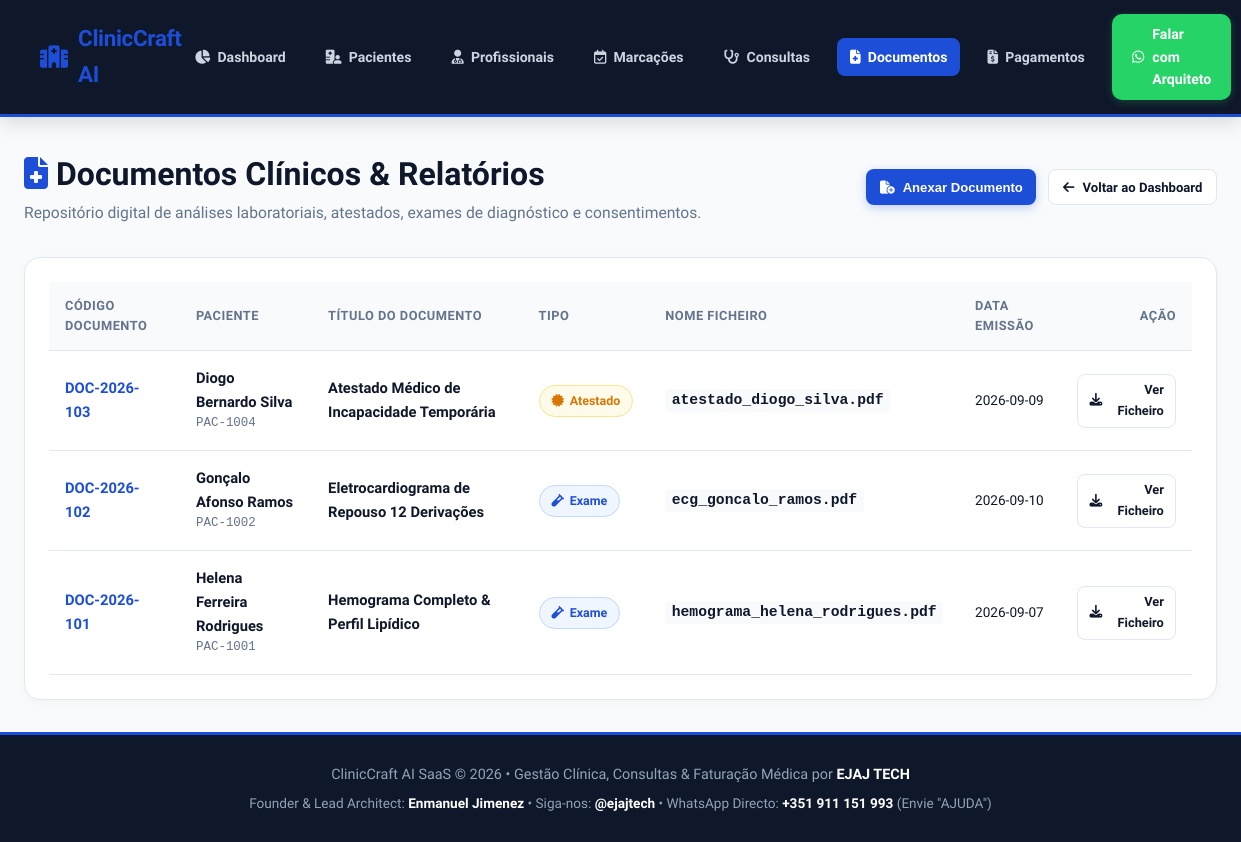
Screenshot of /documents with the database file from the repository.
### tables this page shows
CREATE TABLE documents (
        id INTEGER PRIMARY KEY AUTOINCREMENT,
        document_code TEXT NOT NULL UNIQUE,
        patient_id INTEGER NOT NULL,
        title TEXT NOT NULL,
        doc_type TEXT NOT NULL, -- Exame, Relatório, Atestado, Consentimento
        file_name TEXT NOT NULL,
        upload_date TEXT NOT NULL,
        FOREIGN KEY (patient_id) REFERENCES patients (id)
    );

CREATE TABLE patients (
        id INTEGER PRIMARY KEY AUTOINCREMENT,
        patient_code TEXT NOT NULL UNIQUE,
        name TEXT NOT NULL,
        nif TEXT NOT NULL UNIQUE,
        email TEXT NOT NULL,
        phone TEXT NOT NULL,
        birth_date TEXT NOT NULL,
        insurance TEXT NOT NULL DEFAULT 'Particular',
        blood_type TEXT NOT NULL,
        created_at TEXT NOT NULL
    );

### app.py (the view)
@app.route('/documents')
def documents_page():
    conn = get_db()
    cursor = conn.cursor()
    cursor.execute("""
    SELECT d.*, p.name as patient_name, p.patient_code
    FROM documents d
    JOIN patients p ON d.patient_id = p.id
    ORDER BY d.id DESC
    """)
    documents = [dict(r) for r in cursor.fetchall()]
    cursor.execute("SELECT id, name FROM patients ORDER BY name ASC")
    patients_list = [dict(r) for r in cursor.fetchall()]
    conn.close()
    return render_template('documents.html', documents=documents, patients_list=patients_list)

### app.py (called while the page is built)
def get_db():
    conn = sqlite3.connect(DB_PATH)
    conn.row_factory = sqlite3.Row
    return conn

### templates/documents.html (shortened to what this page needs)
{% extends 'base.html' %}
{% block content %}
<div class="page-header">
    <div>
        <h1 class="page-title"><i class="fa-solid fa-file-medical" style="color: var(--sapphire-blue);"></i> Documentos Clínicos & Relatórios</h1>
        <p class="page-subtitle">Repositório digital de análises laboratoriais, atestados, exames de diagnóstico e consentimentos.</p>
    </div>
    <div style="display: flex; gap: 0.75rem;">
        <button onclick="document.getElementById('modal-create-document').style.display='flex'" class="btn-sm btn-primary">
            <i class="fa-solid fa-file-circle-plus"></i> Anexar Documento
        </button>
        <a href="/" class="btn-sm btn-secondary">
            <i class="fa-solid fa-arrow-left"></i> Voltar ao Dashboard
        </a>
    </div>
</div>
<div class="table-card">
    {% if not documents %}
        <div style="text-align: center; padding: 3rem; color: var(--text-muted);">
            <i class="fa-regular fa-file-lines" style="font-size: 3rem; margin-bottom: 0.75rem; opacity: 0.4;"></i>
            <h3 style="font-size: 1.1rem; color: var(--text-dark);">Nenhum documento anexado</h3>
            <p style="font-size: 0.9rem; margin-top: 0.25rem;">Anexe análises ou atestados ao processo clínico do paciente.</p>
        </div>
    {% else %}
        <div style="overflow-x: auto;">
            <table class="custom-table">
                <thead>
                    <tr>
                        <th>Código Documento</th>
                        <th>Paciente</th>
                        <th>Título do Documento</th>
                        <th>Tipo</th>
                        <th>Nome Ficheiro</th>
                        <th>Data Emissão</th>
                        <th style="text-align: right;">Ação</th>
                    </tr>
                </thead>
                <tbody>
                    {% for doc in documents %}
                    <tr>
                        <td style="font-weight: 800; color: var(--sapphire-blue);">{{ doc.document_code }}</td>
                        <td>
                            <div style="font-weight: 700; color: var(--text-dark);">{{ doc.patient_name }}</div>
                            <div style="font-size: 0.78rem; font-family: monospace; color: var(--text-muted);">{{ doc.patient_code }}</div>
                        </td>
                        <td style="font-weight: 600;">{{ doc.title }}</td>
                        <td>
                            {% if doc.doc_type == 'Exame' %}
                                <span class="badge badge-done"><i class="fa-solid fa-vial"></i> Exame</span>
                            {% elif doc.doc_type == 'Atestado' %}
                                <span class="badge badge-waiting"><i class="fa-solid fa-certificate"></i> Atestado</span>
                            {% else %}
                                <span class="badge badge-confirmed"><i class="fa-solid fa-file-contract"></i> {{ doc.doc_type }}</span>
                            {% endif %}
                        </td>
                        <td><code style="background: var(--bg-light); padding: 0.2rem 0.4rem; border-radius: 4px; font-weight: 600;">{{ doc.file_name }}</code></td>
                        <td style="font-size: 0.85rem;">{{ doc.upload_date }}</td>
                        <td style="text-align: right;">
                            <a href="#" onclick="alert('📄 A visualizar ficheiro seguro: {{ doc.file_name }}'); return false;" class="btn-sm btn-secondary" style="font-size: 0.8rem; padding: 0.35rem 0.7rem;">
                                <i class="fa-solid fa-download"></i> Ver Ficheiro
                            </a>
                        </td>
                    </tr>
                    {% endfor %}
                </tbody>
            </table>
        </div>
    {% endif %}
</div>
{% endblock %}

### static/css/styles.css (style rules this page uses)
:root { --sapphire-blue: #1D4ED8; --coral-accent: #F43F5E; --soft-sapphire-bg: #EFF6FF; --border-sapphire: #BFDBFE; --bg-light: #F8FAFC; --bg-card: #FFFFFF; --border-color: #E2E8F0; --text-dark: #0F172A; --text-muted: #64748B; --emerald-green: #10B981; --amber-warning: #D97706; }
* { box-sizing: border-box; margin: 0; padding: 0; }
body { font-family: 'Plus Jakarta Sans', system-ui, -apple-system, sans-serif; background-color: var(--bg-light); color: var(--text-dark); line-height: 1.6; min-height: 100vh; display: flex; flex-direction: column; }
.page-header { margin-bottom: 2rem; display: flex; justify-content: space-between; align-items: center; flex-wrap: wrap; gap: 1rem; }
.page-title { font-size: 2rem; font-weight: 900; color: var(--text-dark); }
.page-subtitle { color: var(--text-muted); font-size: 0.98rem; }
.btn-primary { background: var(--sapphire-blue); color: white; border: none; padding: 0.65rem 1.35rem; border-radius: 10px; font-weight: 800; font-size: 0.9rem; cursor: pointer; transition: all 0.2s ease; display: inline-flex; align-items: center; gap: 0.5rem; text-decoration: none; box-shadow: 0 3px 10px rgba(29, 78, 216, 0.25); }
.btn-secondary { background: var(--bg-card); color: var(--text-dark); border: 1px solid var(--border-color); padding: 0.65rem 1.35rem; border-radius: 10px; font-weight: 700; font-size: 0.9rem; cursor: pointer; transition: all 0.2s ease; display: inline-flex; align-items: center; gap: 0.5rem; text-decoration: none; }
.btn-sm { padding: 0.4rem 0.85rem; font-size: 0.82rem; border-radius: 8px; }
.table-card { background: var(--bg-card); border: 1px solid var(--border-color); border-radius: 16px; padding: 1.5rem; box-shadow: 0 2px 10px rgba(0, 0, 0, 0.03); }
.custom-table { width: 100%; border-collapse: collapse; font-size: 0.92rem; }
.custom-table th { text-align: left; padding: 0.85rem 1rem; background: var(--bg-light); color: var(--text-muted); font-weight: 700; font-size: 0.8rem; text-transform: uppercase; letter-spacing: 0.5px; border-bottom: 1px solid var(--border-color); }
.custom-table td { padding: 1rem; border-bottom: 1px solid var(--border-color); vertical-align: middle; }
.badge { padding: 0.3rem 0.75rem; border-radius: 20px; font-size: 0.78rem; font-weight: 800; display: inline-flex; align-items: center; gap: 0.35rem; }
.badge-waiting { background: #FFFBEB; color: var(--amber-warning); border: 1px solid #FDE68A; }
.badge-done { background: #EFF6FF; color: var(--sapphire-blue); border: 1px solid var(--border-sapphire); }

### rows the page displays
documents: document_code "DOC-2026-103", patient_name "Diogo Bernardo Silva", patient_code "PAC-1004", title "Atestado Médico de Incapacidade Temporária", doc_type "Atestado" (drawn), file_name "atestado_diogo_silva.pdf", upload_date "2026-09-09"
documents: document_code "DOC-2026-102", patient_name "Gonçalo Afonso Ramos", patient_code "PAC-1002", title "Eletrocardiograma de Repouso 12 Derivações", doc_type "Exame" (drawn), file_name "ecg_goncalo_ramos.pdf", upload_date "2026-09-10"
documents: document_code "DOC-2026-101", patient_name "Helena Ferreira Rodrigues", patient_code "PAC-1001", title "Hemograma Completo & Perfil Lipídico", doc_type "Exame" (drawn), file_name "hemograma_helena_rodrigues.pdf", upload_date "2026-09-07"
